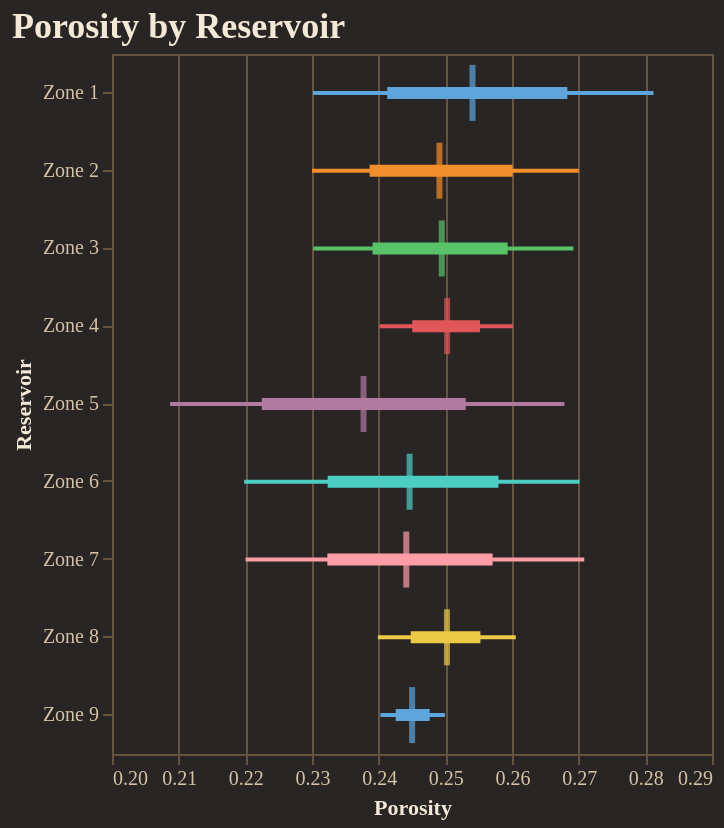

Notebook cell for this chart:
### Code cell
fig = reporter.plotter.forest_plot(
    "Porosity", 
    backend=PLOTTING_BACKEND
)
fig.show()

### Figure 1 — Vega-Lite specification as saved in the notebook (floating-point values rounded to 4 significant figures)
{"config": {"background": "#292524", "view": {"fill": "#292524", "stroke": "#665340"}, "title": {"color": "#f4e9d7", "font": "Merriweather", "fontSize": 18, "fontWeight": 600, "subtitleColor": "#d5c2a6", "anchor": "start"}, "axis": {"domainColor": "#665340", "gridColor": "#665340", "tickColor": "#665340", "labelColor": "#d5c2a6", "titleColor": "#f4e9d7", "labelFont": "Merriweather", "titleFont": "Merriweather"}, "legend": {"titleColor": "#f4e9d7", "labelColor": "#d5c2a6", "labelFont": "Merriweather", "titleFont": "Merriweather", "orient": "top-right", "symbolType": "circle"}, "header": {"labelColor": "#d5c2a6", "titleColor": "#f4e9d7", "labelFont": "Merriweather", "titleFont": "Merriweather"}, "mark": {"color": "#c78d3b"}, "line": {"color": "#c78d3b"}, "bar": {"color": "#c78d3b"}, "point": {"color": "#ddb06d"}, "area": {"color": "#c78d3b", "opacity": 0.35}, "text": {"color": "#f4e9d7", "font": "Merriweather"}, "range": {"category": ["#5DA5DA", "#F28E2B", "#59C36A", "#E15759", "#B07AA1", "#4ECDC4", "#FF9DA7", "#EDC948"]}}, "layer": [{"mark": {"type": "rule", "strokeWidth": 2}, "encoding": {"color": {"field": "group", "legend": null, "type": "nominal"}, "x": {"field": "p10", "scale": {"zero": false}, "title": "Porosity", "type": "quantitative"}, "x2": {"field": "p90"}, "y": {"field": "group", "sort": ["Zone 1", "Zone 2", "Zone 3", "Zone 4", "Zone 5", "Zone 6", "Zone 7", "Zone 8", "Zone 9"], "title": "Reservoir", "type": "nominal"}}}, {"mark": {"type": "rule", "strokeWidth": 6}, "encoding": {"color": {"field": "group", "legend": null, "type": "nominal"}, "x": {"field": "p25", "scale": {"zero": false}, "title": "Porosity", "type": "quantitative"}, "x2": {"field": "p75"}, "y": {"field": "group", "sort": ["Zone 1", "Zone 2", "Zone 3", "Zone 4", "Zone 5", "Zone 6", "Zone 7", "Zone 8", "Zone 9"], "title": "Reservoir", "type": "nominal"}}}, {"mark": {"type": "tick", "color": "black", "size": 28, "thickness": 3}, "encoding": {"color": {"field": "group", "legend": null, "type": "nominal"}, "tooltip": [{"field": "group", "title": "Group", "type": "nominal"}, {"field": "p10", "title": "P10", "type": "quantitative"}, {"field": "p25", "title": "P25", "type": "quantitative"}, {"field": "median", "title": "Median", "type": "quantitative"}, {"field": "p75", "title": "P75", "type": "quantitative"}, {"field": "p90", "title": "P90", "type": "quantitative"}], "x": {"field": "median", "scale": {"zero": false}, "title": "Porosity", "type": "quantitative"}, "y": {"field": "group", "sort": ["Zone 1", "Zone 2", "Zone 3", "Zone 4", "Zone 5", "Zone 6", "Zone 7", "Zone 8", "Zone 9"], "title": "Reservoir", "type": "nominal"}}}], "data": {"name": "data-1cbf269030c181edb63f3f1552725780"}, "height": 350, "title": "Porosity by Reservoir", "width": "container", "$schema": "https://vega.github.io/schema/vega-lite/v5.20.1.json", "datasets": {"data-1cbf269030c181edb63f3f1552725780": [{"group": "Zone 1", "p10": 0.2301, "p25": 0.2413, "median": 0.2541, "p75": 0.2683, "p90": 0.2812}, {"group": "Zone 2", "p10": 0.23, "p25": 0.2386, "median": 0.2491, "p75": 0.2601, "p90": 0.27}, {"group": "Zone 3", "p10": 0.2302, "p25": 0.2391, "median": 0.2495, "p75": 0.2593, "p90": 0.2692}, {"group": "Zone 4", "p10": 0.2401, "p25": 0.245, "median": 0.2503, "p75": 0.2552, "p90": 0.2601}, {"group": "Zone 5", "p10": 0.2087, "p25": 0.2225, "median": 0.2377, "p75": 0.2531, "p90": 0.2679}, {"group": "Zone 6", "p10": 0.2198, "p25": 0.2323, "median": 0.2446, "p75": 0.258, "p90": 0.2701}, {"group": "Zone 7", "p10": 0.22, "p25": 0.2323, "median": 0.2441, "p75": 0.2571, "p90": 0.2708}, {"group": "Zone 8", "p10": 0.2399, "p25": 0.2448, "median": 0.2502, "p75": 0.2553, "p90": 0.2606}, {"group": "Zone 9", "p10": 0.2403, "p25": 0.2426, "median": 0.245, "p75": 0.2476, "p90": 0.25}]}}
